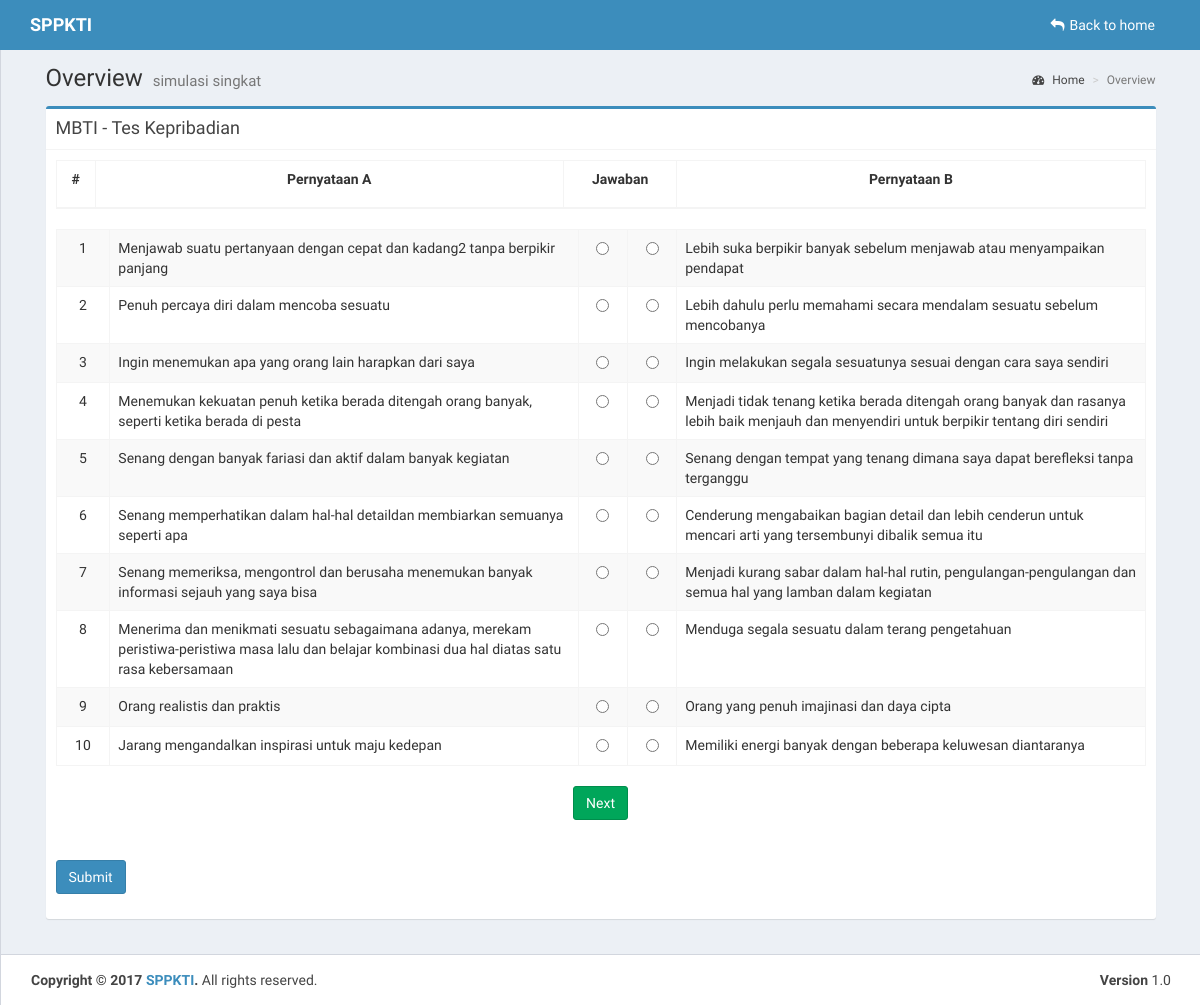
The page /index.php/overview/v2 on the database its author committed.
### tables this page shows
CREATE TABLE IF NOT EXISTS `mbti_pernyataan` (
  `id_pernyataan` int(11) NOT NULL AUTO_INCREMENT,
  `dikotomi` varchar(50) NOT NULL,
  `atribut1` varchar(50) NOT NULL,
  `pernyataan1` text NOT NULL,
  `atribut2` varchar(50) NOT NULL,
  `pernyataan2` text NOT NULL,
  `status` int(1) NOT NULL DEFAULT '0',
  PRIMARY KEY (`id_pernyataan`)
);

### application/controllers/Overview.php (called while the page is built, shortened)
<?php
class Overview extends CI_Controller {
	function __construct()
	{
		$this->load->model('home_model','',TRUE);
		$this->load->model('skkni_model','',TRUE);
		$this->load->model('mbti_model','',TRUE);
	}
	public function v2()
	{
		$data['mbti'] = $this->mbti_model->pernyataan('aktif');
		$this->load->view('overview',$data);
	}
}

### index.php (called while the page is built, shortened)
<?php
require_once BASEPATH.'core/CodeIgniter.php';

### application/models/Mbti_model.php (called while the page is built, shortened)
<?php
Class Mbti_model extends CI_Model{
	function pernyataan($id=null){
		if($id!=null){
			$this->db->order_by("id_pernyataan", "asc");
			$this->db->where('status', '1');
		}else{
			$this->db->order_by("id_pernyataan", "desc");
			$this->db->select("*,IF(`status`=0, 'Tidak Aktif', 'Aktif') AS `status_nama`", FALSE);
		}
		$query = $this -> db -> get('mbti_pernyataan');
		if($query -> num_rows() >= 1){
			return $query->result();
		}else{
			return false;
		}
	}
}
?>

### application/views/overview.php (the view, shortened to what this page needs)
<!DOCTYPE html>
<html>
<head>
  <link rel="stylesheet" href="<?php echo base_url();?>assets/css/bootstrap.min.css">
  <link rel="stylesheet" href="https://maxcdn.bootstrapcdn.com/font-awesome/4.4.0/css/font-awesome.min.css">
  <link rel="stylesheet" href="https://code.ionicframework.com/ionicons/2.0.1/css/ionicons.min.css">
  <link rel="stylesheet" href="<?php echo base_url();?>assets/css/AdminLTE.min.css">
  <link rel="stylesheet" href="<?php echo base_url();?>assets/css/skin-blue-light.min.css">
</head>
<body class="hold-transition skin-blue-light layout-top-nav">
<div class="wrapper">
  <header class="main-header">
    <nav class="navbar navbar-static-top">
      <div class="container">
        <div class="navbar-header">
          <a href="<?php echo base_url();?>" class="navbar-brand"><b>SPPKTI</b></a>
        </div>
        <div class="navbar-custom-menu">
          <ul class="nav navbar-nav">
            <li class="dropdown user user-menu">
              <a href="<?php echo base_url();?>" class="dropdown-toggle">
                <i class="fa fa-reply"></i><span class="hidden-xs">Back to home</span>
              </a>
            </li>
          </ul>
        </div>
      </div>
    </nav>
  </header>
  <div class="content-wrapper">
    <div class="container">
      <section class="content-header">
        <h1>
          Overview
          <small>simulasi singkat</small>
        </h1>
        <ol class="breadcrumb">
          <li><a href="<?php echo base_url();?>"><i class="fa fa-dashboard"></i> Home</a></li>
          <li class="active">Overview</li>
        </ol>
      </section>
      <section class="content">
        <div class="row">
          <div class="col-md-12">
            <?php if(isset($mbti) || isset($hasilv2)) {?>
              <?php if ($this->uri->segment(2) == "hasilv2") {?>
                <div class="box box-success">
                <div class="box-header with-border">
                  <h3 class="box-title">Hasil Perhitungan Naive Bayes</h3>
                </div>
                <div class="box-body">
                  <?php echo $hasilv2;?><br>
                  <a href='<?php echo base_url();?>overview' class='btn btn-primary'>Back to overview</a>
                </div>
              </div>
              <?php } else { ?>
                <div class="box box-primary">
                <div class="box-header with-border">
                  <h3 class="box-title">MBTI - Tes Kepribadian</h3>
                </div>
                <div class="box-body">
                  <?php echo form_open('overview/hasilv2');?>
                    <table class="table table-bordered table-striped">
                      <thead>
                        <tr>
                          <th><p class="text-center">#</p></th>
                          <th width="43%"><p class="text-center">Pernyataan A</p></th>
                          <th colspan="2"><p class="text-center">Jawaban</p></th>
                          <th width="43%"><p class="text-center">Pernyataan B</p></th>
                        </tr>
                      </thead>
                    </table>
                        <?php $no=1;$numItems = count($mbti);
                          foreach ($mbti as $row) {
                            if($no%10==1){echo '<div class="tab"><table class="table table-bordered table-striped">';}?>
                        <tr>
                          <td align="center"><?php echo $no;?><input type="hidden" name="dikotomi<?php echo $no;?>" value="<?php echo $row->dikotomi;?>"></td>
                          <td width="43%"><?php echo $row->pernyataan1;?></td>
                          <td align="center"><input type="radio" class="flat-red" id="radiobtn" value="<?php echo $row->atribut1;?>" name="score<?php echo $no;?>" required></td>
                          <td align="center"><input type="radio" class="flat-red" id="radiobtn" value="<?php echo $row->atribut2;?>" name="score<?php echo $no;?>" required></td>
                          <td width="43%"><?php echo $row->pernyataan2;?></td>
                        </tr>
                        <?php
                            if($no%10==0||$numItems==$no){echo '</table></div>';}
                            $no++;
                          }
                        ?>
                    <div style="overflow:auto;">
                      <div style="text-align:center;">
                        <button type="button" class="btn btn-success" id="nextBtn" onclick="nextPrev(1)">Next</button>
                      </div>
                    </div>
                    <div class="form-group">
                      <input type="submit" value="Submit"  class="btn btn-primary">
                    </div>
                  </form>
                </div>
              </div>
            <?php }} ?>
          </div>
        </div>
      </section>
    </div>
  </div>
  <footer class="main-footer">
    <div class="container">
      <div class="pull-right hidden-xs">
        <b>Version</b> 1.0
      </div>
      <strong>Copyright &copy; 2017 <a href="#">SPPKTI</a>.</strong> All rights reserved.
    </div>
  </footer>
</div>
</body>
</html>

### application/views/overview.php (style rules this page uses)
.tab { display: none; }

### rows shown on the page
mbti_pernyataan: pernyataan1 "Menjawab suatu pertanyaan dengan cepat dan kadang2 tanpa berpikir panjang", pernyataan2 "Lebih suka berpikir banyak sebelum menjawab atau menyampaikan pendapat"
mbti_pernyataan: pernyataan1 "Penuh percaya diri dalam mencoba sesuatu", pernyataan2 "Lebih dahulu perlu memahami secara mendalam sesuatu sebelum mencobanya"
mbti_pernyataan: pernyataan1 "Ingin menemukan apa yang orang lain harapkan dari saya", pernyataan2 "Ingin melakukan segala sesuatunya sesuai dengan cara saya sendiri"
mbti_pernyataan: pernyataan1 "Menemukan kekuatan penuh ketika berada ditengah orang banyak, seperti ketika berada di pesta", pernyataan2 "Menjadi tidak tenang ketika berada ditengah orang banyak dan rasanya lebih baik menjauh dan menyendiri untuk berpikir tentang diri sendiri"
mbti_pernyataan: pernyataan1 "Senang dengan banyak fariasi dan aktif dalam banyak kegiatan", pernyataan2 "Senang dengan tempat yang tenang dimana saya dapat berefleksi tanpa terganggu"
mbti_pernyataan: pernyataan1 "Senang memperhatikan dalam hal-hal detaildan membiarkan semuanya seperti apa", pernyataan2 "Cenderung mengabaikan bagian detail dan lebih cenderun untuk mencari arti yang tersembunyi dibalik semua itu"
mbti_pernyataan: pernyataan1 "Senang memeriksa, mengontrol dan berusaha menemukan banyak informasi sejauh yang saya bisa", pernyataan2 "Menjadi kurang sabar dalam hal-hal rutin, pengulangan-pengulangan dan semua hal yang lamban dalam kegiatan"
mbti_pernyataan: pernyataan1 "Menerima dan menikmati sesuatu sebagaimana adanya, merekam peristiwa-peristiwa masa lalu dan belajar kombinasi dua hal diatas satu rasa kebersamaan", pernyataan2 "Menduga segala sesuatu dalam terang pengetahuan"
mbti_pernyataan: pernyataan1 "Orang realistis dan praktis", pernyataan2 "Orang yang penuh imajinasi dan daya cipta"
mbti_pernyataan: pernyataan1 "Jarang mengandalkan inspirasi untuk maju kedepan", pernyataan2 "Memiliki energi banyak dengan beberapa keluwesan diantaranya"
